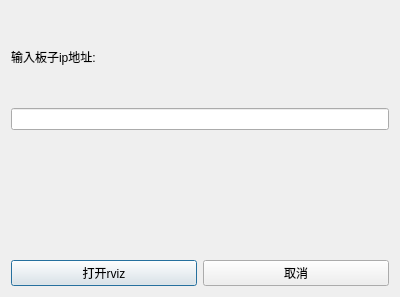
<?xml version="1.0" encoding="UTF-8"?>
<ui version="4.0">
 <class>OpenRviz</class>
 <widget class="QDialog" name="OpenRviz">
  <property name="geometry">
   <rect>
    <x>0</x>
    <y>0</y>
    <width>400</width>
    <height>297</height>
   </rect>
  </property>
  <property name="windowTitle">
   <string>OpenRviz</string>
  </property>
  <property name="styleSheet">
   <string notr="true">font: 11pt &quot;Sans Serif&quot;;</string>
  </property>
  <layout class="QGridLayout" name="gridLayout">
   <item row="0" column="0">
    <layout class="QVBoxLayout" name="verticalLayout">
     <item>
      <layout class="QVBoxLayout" name="verticalLayout_2">
       <item>
        <widget class="QLabel" name="label">
         <property name="text">
          <string>输入板子ip地址:</string>
         </property>
        </widget>
       </item>
       <item>
        <widget class="QLineEdit" name="lineEdit"/>
       </item>
      </layout>
     </item>
     <item>
      <widget class="QLabel" name="label_2">
       <property name="text">
        <string/>
       </property>
      </widget>
     </item>
     <item>
      <layout class="QHBoxLayout" name="horizontalLayout">
       <item>
        <widget class="QPushButton" name="pushButton">
         <property name="text">
          <string>打开rviz</string>
         </property>
        </widget>
       </item>
       <item>
        <widget class="QPushButton" name="pushButton_2">
         <property name="text">
          <string>取消</string>
         </property>
        </widget>
       </item>
      </layout>
     </item>
    </layout>
   </item>
  </layout>
 </widget>
 <resources/>
 <connections/>
</ui>
